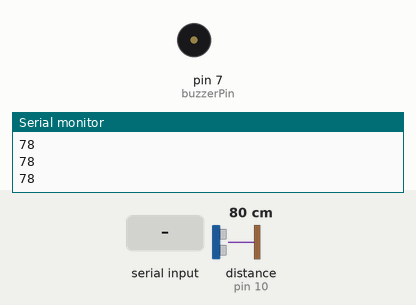
Bench run of a sketch on a simulated Arduino Uno, built with avr-gcc and run on an emulated ATmega328P. Parts: buzzer (waves = sounding), the last lines printed to the serial monitor. Wiring (inferred from the names in the program): ultrasonic range finder: trigger pin 9; echo pin 10. The inputs (shaded band) are chosen by the test bench; at power-on: distance to the obstacle (sensor on pin 10) 80 cm. The echo pulse lasts 58.3 µs per cm.

Above: at 1.2 s.
1.3 s: "H" received over Serial
At 2.6 s:
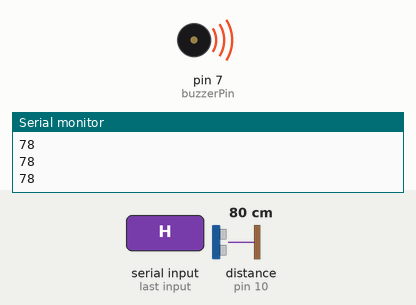
5.9 s: "L" received over Serial
At 6.6 s:
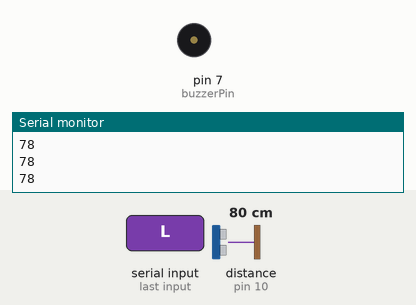
Timing chart, 0 to 8.5 s (numbered marks = the images above; inputs shaded):
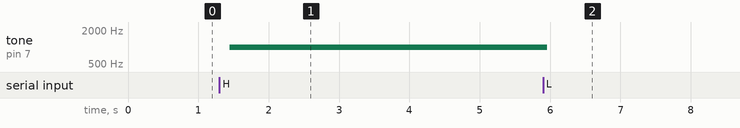

The sketch:

code.ino
```cpp
/*
------------------------------------------------------
Project : Smart Parking Assistant
Board   : Arduino Uno
Sensor  : HC-SR04 Ultrasonic Sensor
Buzzer  : Passive Piezo Buzzer
------------------------------------------------------
*/

// Pin Connections
const int trigPin = 9;
const int echoPin = 10;
const int buzzerPin = 7;

void setup()
{
  // Start Serial Communication
  Serial.begin(9600);

  // Set Pin Modes
  pinMode(trigPin, OUTPUT);
  pinMode(echoPin, INPUT);
  pinMode(buzzerPin, OUTPUT);

  // Stop buzzer initially
  noTone(buzzerPin);
}

void loop()
{
  // Send ultrasonic pulse
  digitalWrite(trigPin, LOW);
  delayMicroseconds(2);

  digitalWrite(trigPin, HIGH);
  delayMicroseconds(10);

  digitalWrite(trigPin, LOW);

  // Measure echo time
  long duration = pulseIn(echoPin, HIGH, 30000);

  // Calculate distance
  int distance;

  if (duration == 0)
  {
    distance = 400;      // No object detected
  }
  else
  {
    distance = duration * 0.034 / 2;
  }

  // Keep distance within valid range
  if (distance < 2)
    distance = 2;

  if (distance > 400)
    distance = 400;

  // Send only the distance to Python
  Serial.println(distance);

  // Check if Python has sent any command
  if (Serial.available() > 0)
  {
    char command = Serial.read();

    // Turn buzzer ON
    if (command == 'H')
    {
      tone(buzzerPin, 1000);   // 1000 Hz sound
    }

    // Turn buzzer OFF
    else if (command == 'L')
    {
      noTone(buzzerPin);
    }
  }

  delay(200);
}
```

Measured:
- after the input at 1.3 s, tone on pin 7 (buzzerPin): silent → 1000 Hz after 0.14 s
- after the input at 5.9 s, tone on pin 7 (buzzerPin): 1000 Hz → silent after 0.06 s
